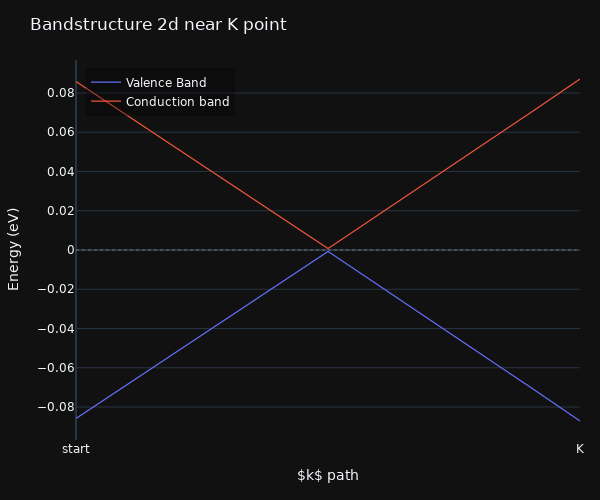

Write notebook code for a chart like this one.
### Markdown cell above
<a id="sec-4d-zoom"></a>

### Code cell
# --- Load kpath from kpath.json ---
with open("kpaths/kpath_zoomed.json", "r") as file:
    kpath_lines_zoomed = json.load(file)

# Get absolute k coordinates
kx_line_zoomed = np.array(kpath_lines_zoomed["kx"])
ky_line_zoomed = np.array(kpath_lines_zoomed["ky"])

# Get K point for converting to relative coordinates (continuum model: K is at origin)
K = np.array([kpath_lines_zoomed["K"]["kx"], kpath_lines_zoomed["K"]["ky"]])

# Convert to relative coordinates (q = k - K)
# Get segment information for breaks
segments = kpath_lines_zoomed.get("segments", [])
if segments:
    breaks = [segments[0]["start"], segments[0]["end"], segments[1]["end"] - 1 if len(segments) > 1 else len(kx_line) - 1]
    breaks = [min(b, len(kx_line) - 1) for b in breaks]  # Ensure valid indices
    k_labels = ["Γ", "K", "M"]
else:
    breaks = [0, len(kx_line)//2, len(kx_line) - 1]
    k_labels = ["start", "K", "end"]

# --- Compute eigenenergies ---
# In continuum model, use absolute k coordinates for eigenenergies
energies = eigenenergies(kx_line_zoomed, ky_line_zoomed, H_func=H_bloch_pzpzpi)  # shape (N, nbands)
nbands = energies.shape[1]

# --- Compute cumulative path distance s (x-axis) ---
dx = np.diff(kx_line_zoomed, prepend=kx_line_zoomed[0])
dy = np.diff(ky_line_zoomed, prepend=ky_line_zoomed[0])
s = np.cumsum(np.hypot(dx, dy))

# --- Get break positions at symmetry points ---
break_positions = [s[b] for b in breaks if b < len(s)]
break_positions.append(s[-1])  # Always include the last point

# --- Plotly figure ---
fig = go.Figure()

fig.add_trace(go.Scatter(
        x=s, y=energies[:, 0],
        mode="lines",
        line=dict(width=1.2),
        name=f"Valence Band",
    ))

fig.add_trace(go.Scatter(
        x=s, y=energies[:, 1],
        mode="lines",
        line=dict(width=1.2),
        name=f"Conduction band",
    ))
# --- Vertical separators at symmetry points ---
for x in break_positions[1:-1]:  # Skip first and last
    fig.add_vline(x=x, line_dash="dash", line_color="gray", opacity=0.5)

# --- Fermi level (horizontal) ---
fig.add_hline(y=fermi_level, line_dash="dot", line_color="gray", opacity=0.4)

# --- Update x-axis with symmetry point labels ---
# Ensure we have labels for all break positions
ticktext = []
for i, pos in enumerate(break_positions):
    if i < len(k_labels):
        ticktext.append(k_labels[i])
    else:
        ticktext.append(f"{i}")

fig.update_xaxes(
    title_text=r"$k$ path",
    tickmode="array",
    tickvals=break_positions,
    ticktext=ticktext,
    showgrid=True
)

# --- Layout ---
fig.update_layout(
    title="Bandstructure 2d near K point",
    xaxis_title=r"$k$ path",
    yaxis_title="Energy (eV)",
    template="plotly_dark",
    font=dict(family="DejaVu Sans"),
    width=600,
    height=500,
    margin=dict(l=60, r=20, t=60, b=60),
    legend=dict(x=0.02, y=0.98, bgcolor="rgba(0,0,0,0.3)"),
)

fig.show()

### Figure 1 — Plotly figure (JSON) as saved in the notebook; plotly's stock layout.template omitted (floating-point values rounded to 4 significant figures; data arrays with more than 128 entries replaced by an {"elided": "..."} marker saying what was removed)
{"data": [{"line": {"width": 1.2}, "mode": "lines", "name": "Valence Band", "type": "scatter", "x": {"elided": "162 float values"}, "y": {"elided": "162 float values"}}, {"line": {"width": 1.2}, "mode": "lines", "name": "Conduction band", "type": "scatter", "x": {"elided": "162 float values"}, "y": {"elided": "162 float values"}}], "layout": {"font": {"family": "DejaVu Sans"}, "height": 500, "legend": {"bgcolor": "rgba(0,0,0,0.3)", "x": 0.02, "y": 0.98}, "margin": {"b": 60, "l": 60, "r": 20, "t": 60}, "shapes": [{"line": {"color": "gray", "dash": "dot"}, "opacity": 0.4, "type": "line", "x0": 0, "x1": 1, "xref": "x domain", "y0": 0, "y1": 0, "yref": "y"}], "title": {"text": "Bandstructure 2d near K point"}, "width": 600, "xaxis": {"showgrid": true, "tickmode": "array", "ticktext": ["start", "K"], "tickvals": [0, 0.08], "title": {"text": "$k$ path"}}, "yaxis": {"title": {"text": "Energy (eV)"}}}}
